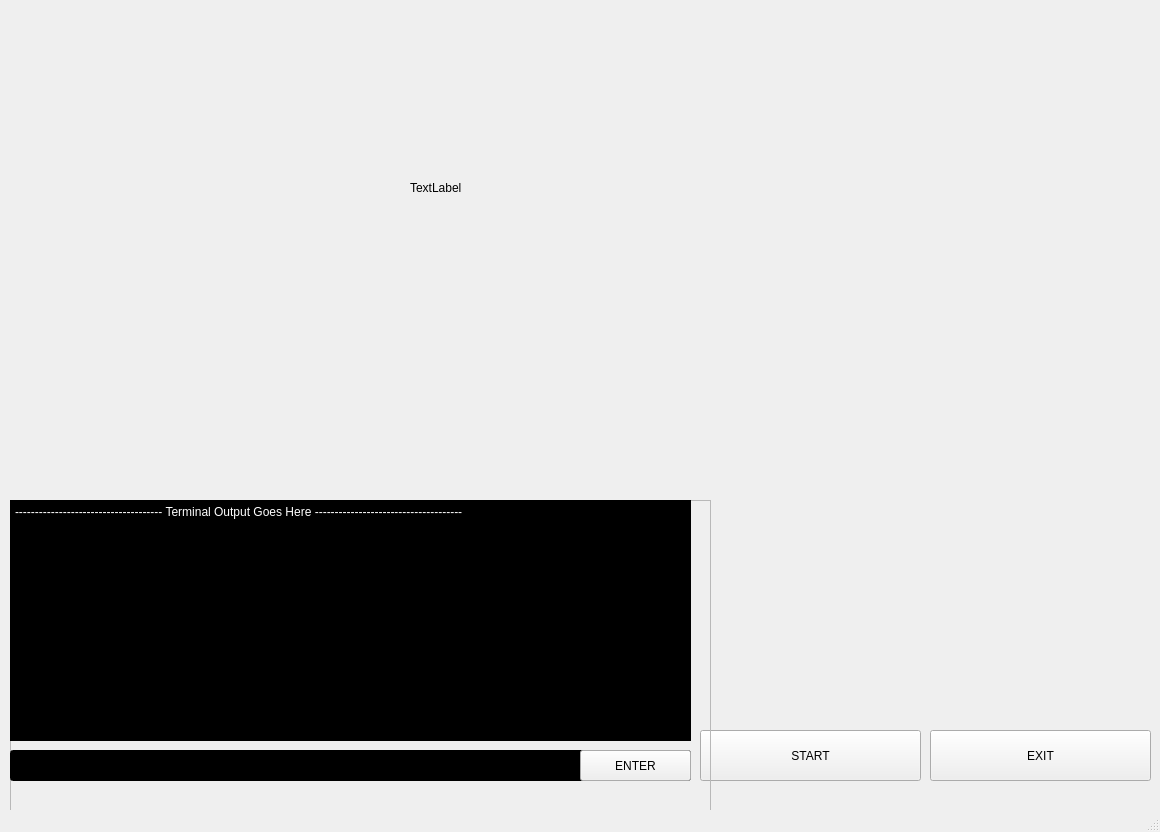
<?xml version="1.0" encoding="UTF-8"?>
<ui version="4.0">
 <class>Leoui</class>
 <widget class="QMainWindow" name="Leoui">
  <property name="geometry">
   <rect>
    <x>0</x>
    <y>0</y>
    <width>1160</width>
    <height>832</height>
   </rect>
  </property>
  <property name="windowTitle">
   <string>MainWindow</string>
  </property>
  <widget class="QWidget" name="centralwidget">
   <widget class="QLabel" name="label">
    <property name="geometry">
     <rect>
      <x>-30</x>
      <y>-20</y>
      <width>1261</width>
      <height>871</height>
     </rect>
    </property>
    <property name="text">
     <string/>
    </property>
    <property name="pixmap">
     <pixmap>G.U.I Material/B.G/Black_Template.jpg</pixmap>
    </property>
    <property name="scaledContents">
     <bool>true</bool>
    </property>
   </widget>
   <widget class="QLabel" name="label_2">
    <property name="geometry">
     <rect>
      <x>410</x>
      <y>180</y>
      <width>55</width>
      <height>16</height>
     </rect>
    </property>
    <property name="text">
     <string>TextLabel</string>
    </property>
   </widget>
   <widget class="QLabel" name="label_3">
    <property name="geometry">
     <rect>
      <x>770</x>
      <y>10</y>
      <width>441</width>
      <height>471</height>
     </rect>
    </property>
    <property name="text">
     <string/>
    </property>
    <property name="pixmap">
     <pixmap>G.U.I Material/B.G/Iron_Template_1.gif</pixmap>
    </property>
    <property name="scaledContents">
     <bool>true</bool>
    </property>
   </widget>
   <widget class="QLabel" name="label_4">
    <property name="geometry">
     <rect>
      <x>0</x>
      <y>10</y>
      <width>871</width>
      <height>141</height>
     </rect>
    </property>
    <property name="text">
     <string/>
    </property>
    <property name="pixmap">
     <pixmap>G.U.I Material/B.G/original-10771-1637089187-9.png</pixmap>
    </property>
    <property name="scaledContents">
     <bool>false</bool>
    </property>
   </widget>
   <widget class="QLabel" name="label_5">
    <property name="geometry">
     <rect>
      <x>670</x>
      <y>20</y>
      <width>261</width>
      <height>141</height>
     </rect>
    </property>
    <property name="text">
     <string/>
    </property>
    <property name="pixmap">
     <pixmap>G.U.I Material/B.G/images.jpeg</pixmap>
    </property>
    <property name="scaledContents">
     <bool>false</bool>
    </property>
   </widget>
   <widget class="QLabel" name="label_6">
    <property name="geometry">
     <rect>
      <x>0</x>
      <y>-20</y>
      <width>321</width>
      <height>231</height>
     </rect>
    </property>
    <property name="text">
     <string/>
    </property>
    <property name="pixmap">
     <pixmap>G.U.I Material/ExtraGui/initial.gif</pixmap>
    </property>
    <property name="scaledContents">
     <bool>true</bool>
    </property>
   </widget>
   <widget class="QLabel" name="label_7">
    <property name="geometry">
     <rect>
      <x>700</x>
      <y>500</y>
      <width>451</width>
      <height>221</height>
     </rect>
    </property>
    <property name="text">
     <string/>
    </property>
    <property name="pixmap">
     <pixmap>G.U.I Material/ExtraGui/B.G_Template_1.gif</pixmap>
    </property>
    <property name="scaledContents">
     <bool>true</bool>
    </property>
   </widget>
   <widget class="QPushButton" name="pushButton">
    <property name="geometry">
     <rect>
      <x>700</x>
      <y>730</y>
      <width>221</width>
      <height>51</height>
     </rect>
    </property>
    <property name="styleSheet">
     <string notr="true">font: 75 10pt &quot;MS Shell Dlg 2&quot;;
font: 12pt &quot;Segoe MDL2 Assets&quot;;</string>
    </property>
    <property name="text">
     <string>START</string>
    </property>
   </widget>
   <widget class="QPushButton" name="pushButton_2">
    <property name="geometry">
     <rect>
      <x>930</x>
      <y>730</y>
      <width>221</width>
      <height>51</height>
     </rect>
    </property>
    <property name="styleSheet">
     <string notr="true">color: rgb(0, 0, 0);
font: 75 12pt &quot;MS Shell Dlg 2&quot;;</string>
    </property>
    <property name="text">
     <string>EXIT</string>
    </property>
   </widget>
   <widget class="QFrame" name="frame">
    <property name="geometry">
     <rect>
      <x>10</x>
      <y>500</y>
      <width>701</width>
      <height>351</height>
     </rect>
    </property>
    <property name="frameShape">
     <enum>QFrame::StyledPanel</enum>
    </property>
    <property name="frameShadow">
     <enum>QFrame::Raised</enum>
    </property>
    <widget class="QLineEdit" name="lineEdit">
     <property name="geometry">
      <rect>
       <x>0</x>
       <y>250</y>
       <width>681</width>
       <height>31</height>
      </rect>
     </property>
     <property name="styleSheet">
      <string notr="true">background-color: rgb(85, 255, 255);
background-color: rgb(0, 0, 0);
color: rgb(255, 255, 255);
font: 75 10pt &quot;MS Shell Dlg 2&quot;;</string>
     </property>
     <property name="text">
      <string/>
     </property>
    </widget>
    <widget class="QPlainTextEdit" name="terminalOutputBox">
     <property name="geometry">
      <rect>
       <x>0</x>
       <y>0</y>
       <width>681</width>
       <height>241</height>
      </rect>
     </property>
     <property name="styleSheet">
      <string notr="true">background-color: rgb(0, 0, 0);
color: rgb(255, 255, 255);
font: 10pt &quot;MS Shell Dlg 2&quot;;</string>
     </property>
     <property name="plainText">
      <string>------------------------------------- Terminal Output Goes Here -------------------------------------</string>
     </property>
    </widget>
    <widget class="QPushButton" name="pushButton_3">
     <property name="geometry">
      <rect>
       <x>570</x>
       <y>250</y>
       <width>111</width>
       <height>31</height>
      </rect>
     </property>
     <property name="styleSheet">
      <string notr="true">font: 75 10pt &quot;MS Shell Dlg 2&quot;;
font: 12pt &quot;Segoe MDL2 Assets&quot;;</string>
     </property>
     <property name="text">
      <string>ENTER</string>
     </property>
    </widget>
   </widget>
   <widget class="QLabel" name="label_8">
    <property name="geometry">
     <rect>
      <x>330</x>
      <y>160</y>
      <width>481</width>
      <height>321</height>
     </rect>
    </property>
    <property name="text">
     <string/>
    </property>
    <property name="pixmap">
     <pixmap>G.U.I Material/B.G/techcircle.gif</pixmap>
    </property>
    <property name="scaledContents">
     <bool>true</bool>
    </property>
   </widget>
   <widget class="QLabel" name="label_9">
    <property name="geometry">
     <rect>
      <x>70</x>
      <y>190</y>
      <width>201</width>
      <height>181</height>
     </rect>
    </property>
    <property name="text">
     <string/>
    </property>
    <property name="pixmap">
     <pixmap>G.U.I Material/B.G/tech loading-cropped.gif</pixmap>
    </property>
    <property name="scaledContents">
     <bool>true</bool>
    </property>
   </widget>
   <widget class="QLabel" name="label_11">
    <property name="geometry">
     <rect>
      <x>70</x>
      <y>170</y>
      <width>201</width>
      <height>181</height>
     </rect>
    </property>
    <property name="text">
     <string/>
    </property>
    <property name="pixmap">
     <pixmap>G.U.I Material/B.G/listening.gif</pixmap>
    </property>
    <property name="scaledContents">
     <bool>true</bool>
    </property>
   </widget>
   <widget class="QLabel" name="label_10">
    <property name="geometry">
     <rect>
      <x>70</x>
      <y>190</y>
      <width>201</width>
      <height>181</height>
     </rect>
    </property>
    <property name="text">
     <string/>
    </property>
    <property name="pixmap">
     <pixmap>G.U.I Material/B.G/speaking.gif</pixmap>
    </property>
    <property name="scaledContents">
     <bool>true</bool>
    </property>
   </widget>
   <widget class="QLabel" name="label_12">
    <property name="geometry">
     <rect>
      <x>60</x>
      <y>180</y>
      <width>211</width>
      <height>181</height>
     </rect>
    </property>
    <property name="text">
     <string/>
    </property>
    <property name="pixmap">
     <pixmap>G.U.I Material/VoiceReg/sleepmode.gif</pixmap>
    </property>
    <property name="scaledContents">
     <bool>true</bool>
    </property>
   </widget>
  </widget>
  <widget class="QStatusBar" name="statusbar"/>
 </widget>
 <resources/>
 <connections/>
</ui>
